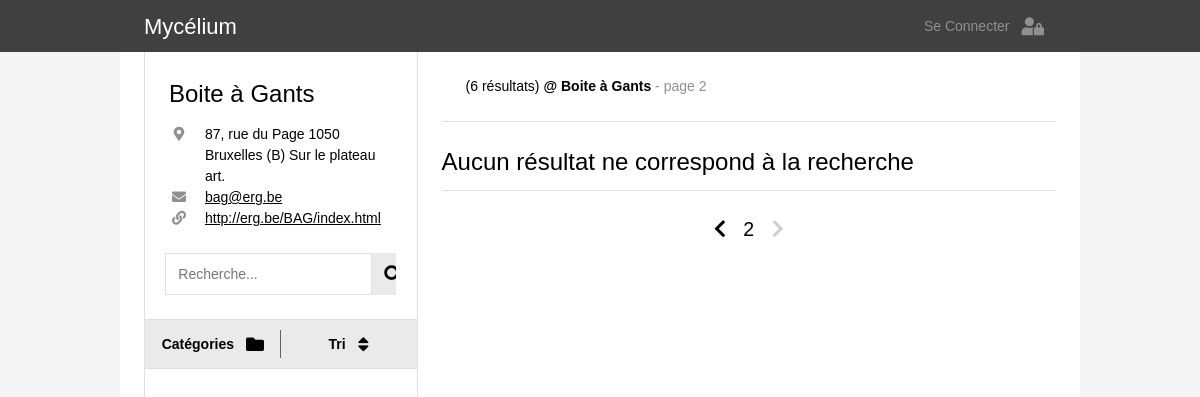
The app's page /catalogue.php?r=bag&page=2 with its own data.
### tables this page shows
CREATE TABLE IF NOT EXISTS `_global_recuperatheques` (
  `ID` int(11) NOT NULL AUTO_INCREMENT,
  `nom` varchar(255) NOT NULL,
  `adresse` varchar(255) NOT NULL,
  `monnaie` varchar(8) NOT NULL,
  `telephone` varchar(16) NOT NULL,
  `mdp` varchar(255) NOT NULL,
  `site` varchar(255) NOT NULL,
  `pseudo` varchar(16) NOT NULL,
  `mail` varchar(255) NOT NULL,
  `date_creation` date DEFAULT NULL,
  PRIMARY KEY (`ID`)
);

### connection_db.php (called while the page is built, shortened)
<?php
  function link_construct($params, $web_page = 1){
    if ($web_page==1){
      $web_page = basename($_SERVER['PHP_SELF']);
    }
    $getURL = $web_page . '?' . http_build_query(array_merge($_GET, $params));
    return $getURL;
  }
?>

### recuperatheque_info.php (the view, shortened to what this page needs)
<div class="container recuperatheque">
    <h3> <?php echo $recup_info['nom'] ;?> </h3>
    <div class="recuperatheque-info">
      <?php if ($recup_info['adresse']){ ?>
        <div class="item-info-line">
          <i class="fas fa-map-marker-alt item-icon"></i>
          <div class="item-info"> <?php echo $recup_info['adresse'];?> </div>
        </div>
        <?php
        }
      ?>
      <?php if ($recup_info['mail']){ ?>
        <div class="item-info-line">
          <i class="fas fa-envelope item-icon"></i>
          <a class="item-info" href="mailto:<?php echo $recup_info['mail'];?>"> <?php echo $recup_info['mail'];?></a>
        </div>
        <?php
        }
      ?>
      <?php if ($recup_info['site']){ ?>
        <div class="item-info-line">
          <i class="fas fa-link item-icon"></i>
          <a class="item-info" href="<?php echo $recup_info['site'];?>" target="_blank"> <?php echo $recup_info['site'];?></a>
        </div>
      <?php
      }
      ?>
    </div>
</div>

### catalogue.php (shortened to what this page needs)
<!DOCTYPE html>
<html lang="en">
<head>
  <link rel="stylesheet" href="css/w3.css">
  <link rel="stylesheet" href="https://use.fontawesome.com/releases/v5.7.0/css/all.css">
  <link rel="stylesheet" href="https://indestructibletype.com/fonts/Jost.css" type="text/css" charset="utf-8" />
  <link rel="stylesheet" href="css/main.css">
  <link rel="stylesheet" href="css/menu.css">
  <link rel="stylesheet" href="css/item.css">
</head>
<body>
  <?php
    include('connection_db.php')
  ?>
  <?php
    $req = $bdd->prepare(' SELECT pseudo FROM _global_recuperatheques ');
    $req->execute();
    $recuperatheques = array();
    while($item = $req->fetch()){
      array_push($recuperatheques,$item['pseudo']);
    }
    if (isset($_GET['r']) && in_array($_GET['r'], $recuperatheques)){
      $recuperatheque = htmlspecialchars($_GET['r']);
      $recuperatheque_catalogue = htmlspecialchars($_GET['r']) . '_catalogue';
    } else{
      $recuperatheque = null;
    }
  ?>
  <?php
    if (isset($_GET['q'])){
      $query = htmlspecialchars($_GET['q']);
    } else{
      $query = null;
    }
    $tri_option = array('date_ajout' => 'Date de récupération',
                        'prix' => 'Prix par pièce',
                        'etat' => 'État d\'usure',
                        'pieces' => 'Pièces disponibles');
    if (isset($_GET['order']) && array_key_exists($_GET['order'], $tri_option)){
      $tri = htmlspecialchars($_GET['order']);
    } else{
      $tri = 'date_ajout';
    }
    if(isset($_GET['catsearch']) and $_GET['catsearch']!=0
    and array_key_exists($_GET['catsearch'], $system)){
      $catsearch = htmlspecialchars($_GET['catsearch']);
    } else{
      $catsearch = null;
    }
    if(isset($_GET['sscatsearch']) and $_GET['sscatsearch']!=0
      and array_key_exists($_GET['sscatsearch'], $system[$catsearch]['sscats'])){
      $sscatsearch = htmlspecialchars($_GET['sscatsearch']);
    } else{
      $sscatsearch = null;
    }
    if (isset($_GET['page']) && is_numeric($_GET['page'])) {
      $page = (int) htmlspecialchars($_GET['page']);
    } else{
      $page = 1;
    }
  ?>
  <?php
    include('header.php');
  ?>
  <div class="quasi-fullwidth space-header">
    <div class="catalogue">
      <?php
      if($recuperatheque){?>
        <div class="flex-menu">
          <?php
            $req = $bdd->prepare(' SELECT * FROM _global_recuperatheques WHERE pseudo = :recuperatheque ');
            $req->bindValue(':recuperatheque', $recuperatheque , PDO::PARAM_STR);
            $req->execute();
            $recup_info = $req->fetch();
            include("recuperatheque_info.php");
          ?>
          <form class="container search-bar" action="catalogue.php" method="GET">
            <input type="text" class="search-bar-input" name="q" placeholder="Recherche..." value="<?php echo $query?>">
            <button class="w3-large fa fa-search search-bar-button" type="submit"></button>
          </form>
          <div class="menu-container" id="menu-container">
            <div class="menu-bar">
              <button id="cat-button" class="button-flex menu-button separation" onclick="openMenu(event,'categories')">
                <div class="button-title">Catégories</div>
                <i class='button-icon w3-large fas fa-folder'></i>
              </button>
              <button id="tri-button" class="button-flex menu-button" onclick="openMenu(event,'tri')">
                <div class="button-title">Tri</div>
                <i class='button-icon w3-large fas fa-sort'></i>
              </button>
            </div>
          </div>
        </div>
        <div class="flex-items">
          <?php
            $limit= 12;
            $starting_limit = ($page-1)*$limit;
            $req = $bdd->prepare('  SELECT COUNT(*) AS total
            FROM ' . $recuperatheque_catalogue . ' c
            INNER JOIN _global_categories cat ON c.ID_categorie=cat.ID
            INNER JOIN _global_souscategories sscat ON c.ID_souscategorie=sscat.ID
            WHERE (cat.nom LIKE :search OR sscat.nom LIKE :search OR dimensions LIKE :search OR tags LIKE :search OR remarques LIKE :search)
            AND (c.ID_souscategorie = :sscatsearch OR :sscatsearch is null)
            AND (c.ID_categorie = :catsearch OR :catsearch is null)
            ');
            $req->bindValue(':search', '%' . $query . '%', PDO::PARAM_STR);
            $req->bindValue(':sscatsearch', $sscatsearch, PDO::PARAM_INT);
            $req->bindValue(':catsearch', $catsearch, PDO::PARAM_INT);
            $req->execute();
            $total_count = $req->fetch()['total'];
            $req = $bdd->prepare('  SELECT
            c.ID AS ID_item, c.ID_categorie, c.ID_souscategorie, c.pieces AS pieces, c.dimensions AS dimensions, c.etat AS etat, c.tags AS tags,
            c.prix AS prix, c.poids AS poids, c.remarques AS remarques, c.localisation AS localisation,
            c.date_ajout AS date_ajout, DATE_FORMAT(c.date_ajout, \'%d/%m/%Y\') AS date_ajout_fr,
            cat.ID, cat.nom AS categorie,
            sscat.ID AS sscatID, sscat.ID_categorie, sscat.unite AS unitesscat, sscat.prix AS prixsscat, sscat.nom AS sous_categorie
            FROM ' . $recuperatheque_catalogue . ' c
            INNER JOIN _global_categories cat ON c.ID_categorie=cat.ID
            INNER JOIN _global_souscategories sscat ON c.ID_souscategorie=sscat.ID
            WHERE (cat.nom LIKE :search OR sscat.nom LIKE :search OR dimensions LIKE :search OR tags LIKE :search OR remarques LIKE :search)
            AND (c.ID_souscategorie = :sscatsearch OR :sscatsearch is null)
            AND (c.ID_categorie = :catsearch OR :catsearch is null)
            ORDER BY ' . $tri . ' DESC
            LIMIT ' . $starting_limit . ', ' . $limit
            );
            $req->bindValue(':search', '%' . $query . '%', PDO::PARAM_STR);
            $req->bindValue(':sscatsearch', $sscatsearch, PDO::PARAM_INT);
            $req->bindValue(':catsearch', $catsearch, PDO::PARAM_INT);
            $req->execute();
          ?>
          <div class="container border-bottom search-resume-wrapper">
            <div class="search-resume">
                    <?php
                echo ' (' . $total_count . ' résultats)';
                echo '<b> @ ' . $recup_info['nom'] . '</b>';
                echo '<span class="page"> - page ' . $page . '</span>';
              ?>
            </div>
          </div>
          <div class="items-container">
            <?php
              if ($req->rowCount() > 0) {
                while($item = $req->fetch()){
                  ?>
                    <div class="item-wrapper">
                      <?php include('item.php');?>
                    </div>
                  <?php
                }
              }
              else {
                echo '<h3 class="erreur"> Aucun résultat ne correspond à la recherche </h3>';
              }
            ?>
          </div>
          <div class="container border-top page-nav">
            <a href= <?php echo link_construct(array('page'=>$page-1)) ?>
               class="<?php if($page-1 <= 0){ echo 'disabled'; } ?>">
               <i class='fas fa-chevron-left'></i>
            </a>
            <?php echo $page; ?>
            <a href= <?php echo link_construct(array('page'=>$page+1)) ?>
               class="<?php if(($page)*$limit >= $total_count){ echo 'disabled'; } ?>">
               <i class='fas fa-chevron-right'></i>
            </a>
          </div>
        </div>
        <?php
      }
      else {
        echo '<h3 class="erreur"> Pas de récupérathèque valide </h3>';
      }
      ?>
    </div>
  </div>
</body>
</html>

### css/w3.css (style rules this page uses)
*,*:before,*:after { box-sizing:inherit }
html { -ms-text-size-adjust:100%;-webkit-text-size-adjust:100% }
body { margin:0 }
a { background-color:transparent }
b,strong { font-weight:bolder }
button,input,select,textarea,optgroup { font:inherit;margin:0 }
button,input { overflow:visible }
button,select { text-transform:none }
button,[type=button],[type=reset],[type=submit] { -webkit-appearance:button }
html,body { font-family:Verdana,sans-serif;font-size:15px;line-height:1.5 }
html { overflow-x:hidden }
h3 { font-size:24px }
h1,h2,h3,h4,h5,h6 { font-family:"Segoe UI",Arial,sans-serif;font-weight:400;margin:10px 0 }
a { color:inherit }
.w3-large { font-size:18px!important }

### css/main.css (style rules this page uses)
html, body { background: #f5f5f5; margin: 0; font-weight: 400; font-size: 14px; line-height: 1.5; }
html, body, p, h1, h2, h3, h4, h5, h6 { font-family: 'Jost', Helvetica, arial, sans-serif !important; }
*, *:before, *:after { box-sizing: inherit; }
@media (min-width: 993px) { .quasi-fullwidth { margin: 0 auto 0; max-width: 80%; } }
.space-header { margin-top: 52px; }
.container { background: white; text-align: left; padding: 12px 24px; }
.border-top { border-top: 1px solid #E0E0E0; }
.border-bottom { border-bottom: 1px solid #E0E0E0; }
@media (min-width:993px) { .container { padding: 24px; } }
.catalogue { display: flex; flex-direction: row; flex-wrap: wrap; }
@media (min-width: 993px) { .catalogue { background: white; padding: 0 24px 0; } }
.catalogue > * { flex: 1 100%; }
@media (min-width:993px) { .flex-menu { flex-basis: 30%; border-left: 1px solid #E0E0E0; border-right: 1px solid #E0E0E0; box-sizing: border-box; max-width: 30%; min-height: 100vh; padding-bottom: 48px; } }
@media (min-width:993px) { .flex-items { flex-basis: 70%; padding-left: 24px; } }
.recuperatheque h3 { margin: 0; }
.recuperatheque-info { display: none; }
@media (min-width: 993px) { .recuperatheque-info { display: block; } }
@media (min-width: 993px) { .recuperatheque h3 { margin: 0 0 12px; } }
button { background-color: #eaeaea; color: black; border: none; text-align: center; text-decoration: none; display: inline-block; padding: 0; margin: 0px; font-weight: bold; font-size: 1rem; position: relative; overflow: hidden; white-space: nowrap; }
.button-flex { height: 48px; display: flex; align-items: center; justify-content: center; padding: 0 12px; }
.button-icon { padding-left: 12px; text-align: center; }
input { background: white; border: 1px solid #E0E0E0; padding: 6px 12px; }

### css/menu.css (style rules this page uses)
.search-bar { background: white; padding-top: 0; display: flex; flex-direction: row; flex-wrap: nowrap; justify-content: center; }
.search-bar-input { flex-grow: 1; }
.search-bar-button { padding: 12px; }
.search-resume-wrapper { position: sticky; top: 52px; z-index: 10; }
@media (min-width: 993px) { .search-resume-wrapper { position: static; } }
.search-resume .page { color: #909090; }
.page-nav { text-align: center; font-size: 1.4rem; }
.page-nav a { text-decoration: none; padding: 0 12px; }
.page-nav a.disabled { pointer-events: none; cursor: default; color: #D0D0D0; }
.menu-container { border-top: 1px solid #E0E0E0; border-bottom: 1px solid #E0E0E0; }
.menu-bar { width: 100%; display: flex; }
.menu-button { flex-basis: 50%; }
#cat-button.separation:after { content : ""; position: absolute; top: 20%; left: 0; z-index: 10; height: 60%; width: 100%; border-right: 1px solid #606060; }

### css/item.css (style rules this page uses)
.items-container { display: flex; flex-direction: row; flex-wrap: wrap; padding-top: 12px; }
@media (min-width: 601px) { .items-container { background: white; } }
.item-info-line { display: flex; align-items: baseline; white-space: nowrap; }
.item-icon { flex-basis: 20px; margin-right: 16px; text-align: center; flex-shrink: 0; }
.item-info { white-space: normal; }
.item-icon { color: #909090; }

### records on screen
_global_recuperatheques: nom "Boite à Gants", adresse "87, rue du Page 1050 Bruxelles (B) Sur le plateau art.", mail "bag@erg.be", site "http://erg.be/BAG/index.html"

### other values on screen
$total_count "6"
$page "2"
